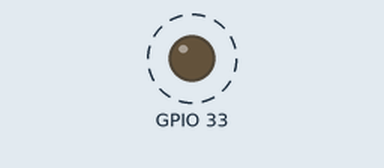
The sketch below on a simulated ESP32. Shown: output pins drawn as LEDs (lit = HIGH). Dashed ring = blinking. Nothing arrives over Bluetooth unless stated.

Above: at 0.2 s.
Timing chart, 0 to 3.0 s (numbered marks = the images above):
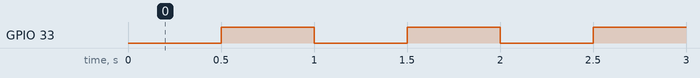

Measured:
- by itself, GPIO 33: alternates HIGH for 0.50 s and LOW for 0.50 s

The sketch:

ESP32_BluetoothData.ino
```cpp
#include "BluetoothSerial.h"

#if !defined(CONFIG_BT_ENABLED) || !defined(CONFIG_BLUEDROID_ENABLED)
#error Bluetooth is not enabled! Please run `make menuconfig` to and enable it
#endif

BluetoothSerial SerialBT;

void setup() {
  // put your setup code here, to run once:
    pinMode(33, OUTPUT);
    pinMode(15,INPUT);
    Serial.begin(9600);
    SerialBT.begin("ESP32 CAM"); //Bluetooth device


}

void loop() {
  /*code for testing the uploading of code*/
    digitalWrite(33,LOW); // Led on
    delay(500);
    digitalWrite(33,HIGH);  //  Led off
    delay(500);

while(SerialBT.available()>0) {
  int x=analogRead(15);
    int y=map(x,0,4095,0,100);
    int val=SerialBT.parseInt();

    if(val>0){
          SerialBT.write(y);

    }
    else{

    }


    //Serial.println(y);
  }


}
```
